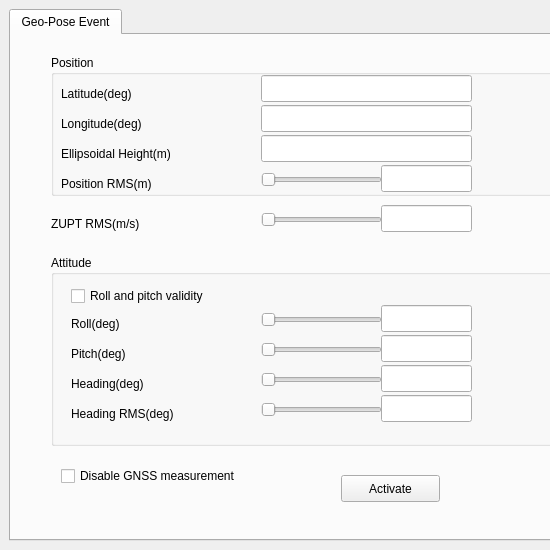
<?xml version="1.0" encoding="UTF-8"?>
<ui version="4.0">
 <class>MainWindowDesign</class>
 <widget class="QMainWindow" name="MainWindowDesign">
  <property name="geometry">
   <rect>
    <x>0</x>
    <y>0</y>
    <width>550</width>
    <height>550</height>
   </rect>
  </property>
  <property name="minimumSize">
   <size>
    <width>550</width>
    <height>0</height>
   </size>
  </property>
  <property name="windowTitle">
   <string>PolyEventGenerator</string>
  </property>
  <property name="windowIcon">
   <iconset resource="../resources/images.qrc">
    <normaloff>:/images/icon.png</normaloff>:/images/icon.png</iconset>
  </property>
  <property name="locale">
   <locale language="English" country="Australia"/>
  </property>
  <widget class="QWidget" name="centralwidget">
   <layout class="QHBoxLayout">
    <item>
     <widget class="QTabWidget" name="GeoPose_Tab">
      <property name="minimumSize">
       <size>
        <width>800</width>
        <height>0</height>
       </size>
      </property>
      <property name="maximumSize">
       <size>
        <width>926</width>
        <height>16777215</height>
       </size>
      </property>
      <property name="currentIndex">
       <number>0</number>
      </property>
      <widget class="QWidget" name="GeoPose">
       <attribute name="title">
        <string>Geo-Pose Event</string>
       </attribute>
       <widget class="QGroupBox" name="groupBox_Pos">
        <property name="geometry">
         <rect>
          <x>40</x>
          <y>20</y>
          <width>631</width>
          <height>141</height>
         </rect>
        </property>
        <property name="title">
         <string>Position</string>
        </property>
        <widget class="QLabel" name="label_lat">
         <property name="geometry">
          <rect>
           <x>10</x>
           <y>30</y>
           <width>101</width>
           <height>17</height>
          </rect>
         </property>
         <property name="text">
          <string>Latitude(deg)</string>
         </property>
        </widget>
        <widget class="QLineEdit" name="lineEdit_lat">
         <property name="geometry">
          <rect>
           <x>210</x>
           <y>20</y>
           <width>211</width>
           <height>27</height>
          </rect>
         </property>
        </widget>
        <widget class="QLabel" name="label_lon">
         <property name="geometry">
          <rect>
           <x>10</x>
           <y>60</y>
           <width>111</width>
           <height>17</height>
          </rect>
         </property>
         <property name="text">
          <string>Longitude(deg)</string>
         </property>
        </widget>
        <widget class="QLineEdit" name="lineEdit_lon">
         <property name="geometry">
          <rect>
           <x>210</x>
           <y>50</y>
           <width>211</width>
           <height>27</height>
          </rect>
         </property>
        </widget>
        <widget class="QLineEdit" name="lineEdit_height">
         <property name="geometry">
          <rect>
           <x>210</x>
           <y>80</y>
           <width>211</width>
           <height>27</height>
          </rect>
         </property>
        </widget>
        <widget class="QLabel" name="label_height">
         <property name="geometry">
          <rect>
           <x>10</x>
           <y>90</y>
           <width>151</width>
           <height>17</height>
          </rect>
         </property>
         <property name="text">
          <string>Ellipsoidal Height(m)</string>
         </property>
        </widget>
        <widget class="QLabel" name="label_posRMS">
         <property name="geometry">
          <rect>
           <x>10</x>
           <y>120</y>
           <width>141</width>
           <height>17</height>
          </rect>
         </property>
         <property name="text">
          <string>Position RMS(m)</string>
         </property>
        </widget>
        <widget class="QSlider" name="Slider_PositionRMS">
         <property name="geometry">
          <rect>
           <x>210</x>
           <y>110</y>
           <width>121</width>
           <height>29</height>
          </rect>
         </property>
         <property name="orientation">
          <enum>Qt::Horizontal</enum>
         </property>
        </widget>
        <widget class="QLineEdit" name="lineEdit_posRMS">
         <property name="geometry">
          <rect>
           <x>330</x>
           <y>110</y>
           <width>91</width>
           <height>27</height>
          </rect>
         </property>
        </widget>
       </widget>
       <widget class="QLabel" name="label_ZUPT">
        <property name="geometry">
         <rect>
          <x>40</x>
          <y>180</y>
          <width>141</width>
          <height>17</height>
         </rect>
        </property>
        <property name="text">
         <string>ZUPT RMS(m/s)</string>
        </property>
       </widget>
       <widget class="QSlider" name="horizontalSlider_ZUPT">
        <property name="geometry">
         <rect>
          <x>250</x>
          <y>170</y>
          <width>121</width>
          <height>29</height>
         </rect>
        </property>
        <property name="orientation">
         <enum>Qt::Horizontal</enum>
        </property>
       </widget>
       <widget class="QLineEdit" name="lineEdit_ZUPT">
        <property name="geometry">
         <rect>
          <x>370</x>
          <y>170</y>
          <width>91</width>
          <height>27</height>
         </rect>
        </property>
       </widget>
       <widget class="QGroupBox" name="groupBox_Att">
        <property name="geometry">
         <rect>
          <x>40</x>
          <y>220</y>
          <width>651</width>
          <height>191</height>
         </rect>
        </property>
        <property name="title">
         <string>Attitude</string>
        </property>
        <widget class="QCheckBox" name="checkBox_roll">
         <property name="geometry">
          <rect>
           <x>20</x>
           <y>30</y>
           <width>181</width>
           <height>22</height>
          </rect>
         </property>
         <property name="text">
          <string>Roll and pitch validity</string>
         </property>
        </widget>
        <widget class="QLabel" name="label_roll">
         <property name="geometry">
          <rect>
           <x>20</x>
           <y>60</y>
           <width>67</width>
           <height>17</height>
          </rect>
         </property>
         <property name="text">
          <string>Roll(deg)</string>
         </property>
        </widget>
        <widget class="QSlider" name="horizontalSlider_roll">
         <property name="geometry">
          <rect>
           <x>210</x>
           <y>50</y>
           <width>121</width>
           <height>29</height>
          </rect>
         </property>
         <property name="orientation">
          <enum>Qt::Horizontal</enum>
         </property>
        </widget>
        <widget class="QLineEdit" name="lineEdit_roll">
         <property name="geometry">
          <rect>
           <x>330</x>
           <y>50</y>
           <width>91</width>
           <height>27</height>
          </rect>
         </property>
        </widget>
        <widget class="QLabel" name="label_pitch">
         <property name="geometry">
          <rect>
           <x>20</x>
           <y>90</y>
           <width>71</width>
           <height>17</height>
          </rect>
         </property>
         <property name="text">
          <string>Pitch(deg)</string>
         </property>
        </widget>
        <widget class="QLabel" name="label_heading">
         <property name="geometry">
          <rect>
           <x>20</x>
           <y>120</y>
           <width>101</width>
           <height>17</height>
          </rect>
         </property>
         <property name="text">
          <string>Heading(deg)</string>
         </property>
        </widget>
        <widget class="QLabel" name="label_headingRMS">
         <property name="geometry">
          <rect>
           <x>20</x>
           <y>150</y>
           <width>131</width>
           <height>17</height>
          </rect>
         </property>
         <property name="text">
          <string>Heading RMS(deg)</string>
         </property>
        </widget>
        <widget class="QSlider" name="horizontalSlider_pitch">
         <property name="geometry">
          <rect>
           <x>210</x>
           <y>80</y>
           <width>121</width>
           <height>29</height>
          </rect>
         </property>
         <property name="orientation">
          <enum>Qt::Horizontal</enum>
         </property>
        </widget>
        <widget class="QSlider" name="horizontalSlider_heading">
         <property name="geometry">
          <rect>
           <x>210</x>
           <y>110</y>
           <width>121</width>
           <height>29</height>
          </rect>
         </property>
         <property name="orientation">
          <enum>Qt::Horizontal</enum>
         </property>
        </widget>
        <widget class="QSlider" name="horizontalSlider_headingRMS">
         <property name="geometry">
          <rect>
           <x>210</x>
           <y>140</y>
           <width>121</width>
           <height>29</height>
          </rect>
         </property>
         <property name="orientation">
          <enum>Qt::Horizontal</enum>
         </property>
        </widget>
        <widget class="QLineEdit" name="lineEdit_pitch">
         <property name="geometry">
          <rect>
           <x>330</x>
           <y>80</y>
           <width>91</width>
           <height>27</height>
          </rect>
         </property>
        </widget>
        <widget class="QLineEdit" name="lineEdit_heading">
         <property name="geometry">
          <rect>
           <x>330</x>
           <y>110</y>
           <width>91</width>
           <height>27</height>
          </rect>
         </property>
        </widget>
        <widget class="QLineEdit" name="lineEdit_headingRMS">
         <property name="geometry">
          <rect>
           <x>330</x>
           <y>140</y>
           <width>91</width>
           <height>27</height>
          </rect>
         </property>
        </widget>
       </widget>
       <widget class="QCheckBox" name="checkBox_GNSS">
        <property name="geometry">
         <rect>
          <x>50</x>
          <y>430</y>
          <width>231</width>
          <height>22</height>
         </rect>
        </property>
        <property name="text">
         <string>Disable GNSS measurement</string>
        </property>
       </widget>
       <widget class="QPushButton" name="pushButton_Activate">
        <property name="geometry">
         <rect>
          <x>330</x>
          <y>440</y>
          <width>99</width>
          <height>27</height>
         </rect>
        </property>
        <property name="text">
         <string>Activate</string>
        </property>
       </widget>
      </widget>
     </widget>
    </item>
   </layout>
  </widget>
 </widget>
 <resources>
  <include location="../resources/images.qrc"/>
 </resources>
 <connections/>
</ui>
